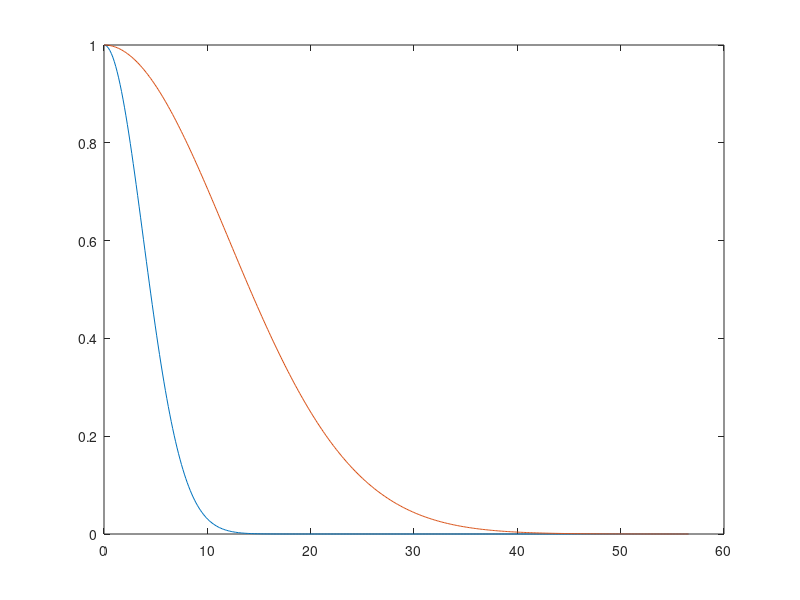

Write MATLAB code to recreate this figure.


sigma1=12;
sigma2=4;


dh=0:0.1:40;
dv=0:0.1:40;

y=exp(-dh.^2/(sigma1^2) -dv.^2/(sigma2^2) );
y2=exp(-(dh.^2+dv.^2)/(2*sigma1^2));
yh=exp(-dh.^2/(sigma1^2));

dis=(dh.^2+dv.^2).^0.5;

figure

plot(dis,y,dis,y2)
%plot(dis,yh)




